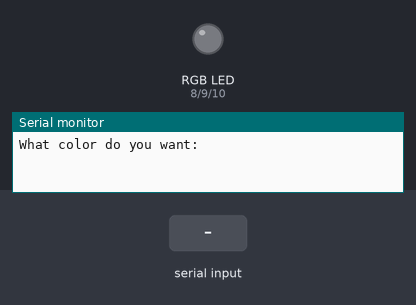
Recording of a sketch running on a simulated Arduino Uno, built with avr-gcc and run on an emulated ATmega328P. Parts: an RGB LED mixed from three pins (HIGH = lit), the last lines printed to the serial monitor. The test bench sets the inputs (shaded band).

Above: at 1.2 s.
1.3 s: "red" received over Serial
At 4.1 s:
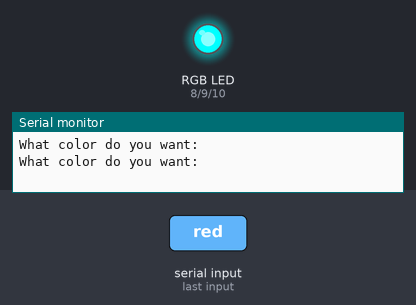
4.3 s: "green" received over Serial
At 6.2 s:
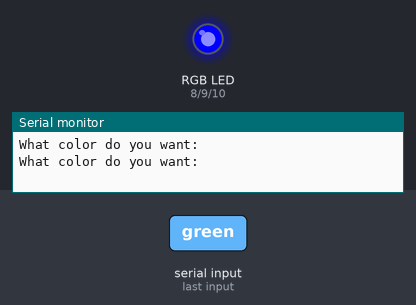
7.3 s: "blue" received over Serial
At 9.2 s:
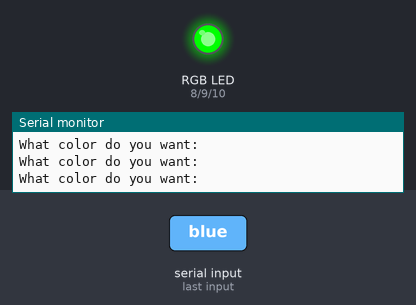
10.3 s: "red" received over Serial
At 11.7 s:
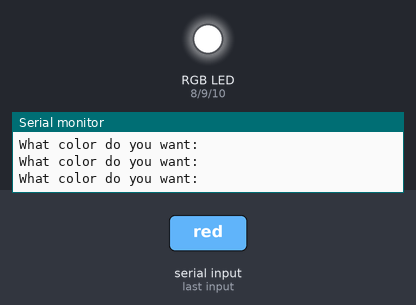
Timing chart, 0 to 13.3 s (numbered marks = the images above; inputs shaded):
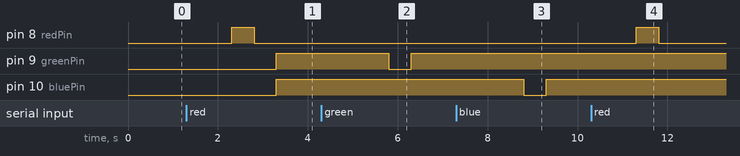

Measured:
- after the input at 1.3 s, pin 8 (redPin): LOW → HIGH after 1.0 s, → LOW 0.50 s later; pin 9 (greenPin), pin 10 (bluePin): LOW → HIGH after 2.0 s
- after the input at 4.3 s, pin 9 (greenPin): HIGH → LOW after 1.5 s, → HIGH 0.50 s later
- after the input at 7.3 s, pin 10 (bluePin): HIGH → LOW after 1.5 s, → HIGH 0.50 s later
- after the input at 10.3 s, pin 8 (redPin): LOW → HIGH after 1.0 s, → LOW 0.50 s later

The sketch:

RGB_LIGHTS_INTRO.ino
```cpp
int redPin = 8;
int greenPin = 9;
int bluePin = 10;
int delayT = 500;
int delayTT = 1000;
String mycolor;
String color = "What color do you want: ";

void setup() {
  pinMode(redPin, OUTPUT);
  pinMode(greenPin, OUTPUT);
  pinMode(bluePin, OUTPUT);
  Serial.begin(9600);
  // put your setup code here, to run once:

}

void loop() {
  Serial.println(color);
  while (Serial.available()==0){

  }
  mycolor = Serial.readString();
  if (mycolor=="red"){
    digitalWrite(redPin, HIGH);
    delay(delayT);
    digitalWrite(redPin, LOW);
    delay(delayT);
  }
  if (mycolor=="green"){
    digitalWrite(greenPin, HIGH);
    delay(delayT);
    digitalWrite(greenPin, LOW);
    delay(delayT);
  }
  if (mycolor=="blue"){
    digitalWrite(bluePin, HIGH);
    delay(delayT);
    digitalWrite(bluePin, LOW);
    delay(delayT);
  }
  if (mycolor="aqua"){
    digitalWrite(redPin, LOW);
    analogWrite(greenPin, 255);
    analogWrite(bluePin, 255);
  }

}
```
